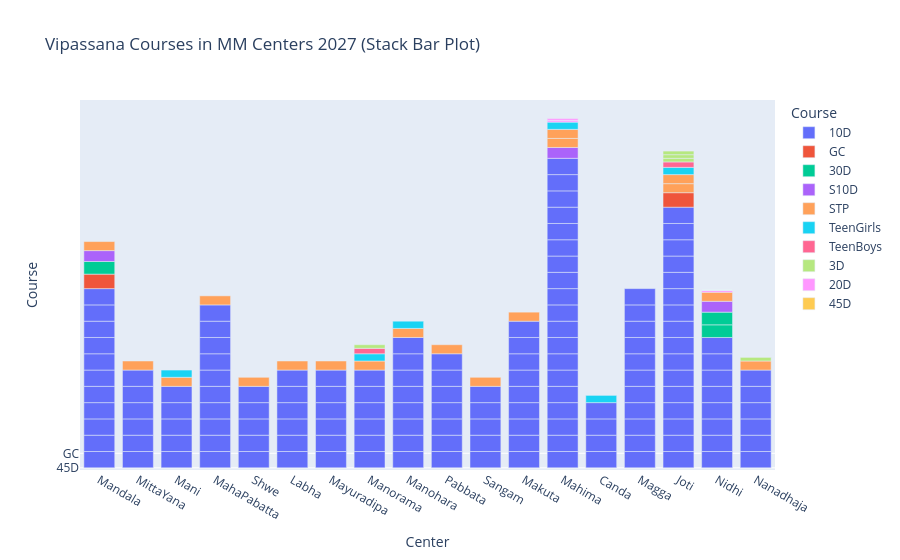

The code cell stored with this chart in its notebook:
### Code cell
import plotly.express as px
fig=px.bar(data,x='Center', y= 'Course',color='Course',title='Vipassana Courses in MM Centers 2027 (Stack Bar Plot)')
fig.show()

### Figure 1 — Plotly figure (JSON) as saved in the notebook; plotly's stock layout.template omitted (floating-point values rounded to 4 significant figures; data arrays with more than 128 entries replaced by an {"elided": "..."} marker saying what was removed)
{"data": [{"hovertemplate": "Course=%{y}<br>Center=%{x}<extra></extra>", "legendgroup": "10D", "marker": {"color": "#636efa", "pattern": {"shape": ""}}, "name": "10D", "orientation": "v", "showlegend": true, "textposition": "auto", "type": "bar", "x": {"elided": "148 str values"}, "xaxis": "x", "y": {"elided": "148 str values"}, "yaxis": "y"}, {"hovertemplate": "Course=%{y}<br>Center=%{x}<extra></extra>", "legendgroup": "GC", "marker": {"color": "#EF553B", "pattern": {"shape": ""}}, "name": "GC", "orientation": "v", "showlegend": true, "textposition": "auto", "type": "bar", "x": ["Mandala", "Joti"], "xaxis": "x", "y": ["GC", "GC"], "yaxis": "y"}, {"hovertemplate": "Course=%{y}<br>Center=%{x}<extra></extra>", "legendgroup": "30D", "marker": {"color": "#00cc96", "pattern": {"shape": ""}}, "name": "30D", "orientation": "v", "showlegend": true, "textposition": "auto", "type": "bar", "x": ["Mandala", "Nidhi", "Nidhi"], "xaxis": "x", "y": ["30D", "30D", "30D"], "yaxis": "y"}, {"hovertemplate": "Course=%{y}<br>Center=%{x}<extra></extra>", "legendgroup": "S10D", "marker": {"color": "#ab63fa", "pattern": {"shape": ""}}, "name": "S10D", "orientation": "v", "showlegend": true, "textposition": "auto", "type": "bar", "x": ["Mandala", "Mahima", "Nidhi"], "xaxis": "x", "y": ["S10D", "S10D", "S10D"], "yaxis": "y"}, {"hovertemplate": "Course=%{y}<br>Center=%{x}<extra></extra>", "legendgroup": "STP", "marker": {"color": "#FFA15A", "pattern": {"shape": ""}}, "name": "STP", "orientation": "v", "showlegend": true, "textposition": "auto", "type": "bar", "x": ["Mandala", "MittaYana", "Mani", "MahaPabatta", "Shwe", "Labha", "Mayuradipa", "Manorama", "Manohara", "Pabbata", "Sangam", "Makuta", "Mahima", "Mahima", "Joti", "Joti", "Nidhi", "Nanadhaja"], "xaxis": "x", "y": ["STP", "STP", "STP", "STP", "STP", "STP", "STP", "STP", "STP", "STP", "STP", "STP", "STP", "STP", "STP", "STP", "STP", "STP"], "yaxis": "y"}, {"hovertemplate": "Course=%{y}<br>Center=%{x}<extra></extra>", "legendgroup": "TeenGirls", "marker": {"color": "#19d3f3", "pattern": {"shape": ""}}, "name": "TeenGirls", "orientation": "v", "showlegend": true, "textposition": "auto", "type": "bar", "x": ["Mani", "Manorama", "Manohara", "Mahima", "Canda", "Joti"], "xaxis": "x", "y": ["TeenGirls", "TeenGirls", "TeenGirls", "TeenGirls", "TeenGirls", "TeenGirls"], "yaxis": "y"}, {"hovertemplate": "Course=%{y}<br>Center=%{x}<extra></extra>", "legendgroup": "TeenBoys", "marker": {"color": "#FF6692", "pattern": {"shape": ""}}, "name": "TeenBoys", "orientation": "v", "showlegend": true, "textposition": "auto", "type": "bar", "x": ["Manorama", "Joti"], "xaxis": "x", "y": ["TeenBoys", "TeenBoys"], "yaxis": "y"}, {"hovertemplate": "Course=%{y}<br>Center=%{x}<extra></extra>", "legendgroup": "3D", "marker": {"color": "#B6E880", "pattern": {"shape": ""}}, "name": "3D", "orientation": "v", "showlegend": true, "textposition": "auto", "type": "bar", "x": ["Manorama", "Joti", "Joti", "Joti", "Nanadhaja"], "xaxis": "x", "y": ["3D", "3D", "3D", "3D", "3D"], "yaxis": "y"}, {"hovertemplate": "Course=%{y}<br>Center=%{x}<extra></extra>", "legendgroup": "20D", "marker": {"color": "#FF97FF", "pattern": {"shape": ""}}, "name": "20D", "orientation": "v", "showlegend": true, "textposition": "auto", "type": "bar", "x": ["Mahima", "Mahima", "Nidhi"], "xaxis": "x", "y": ["20D", "20D", "20D"], "yaxis": "y"}, {"hovertemplate": "Course=%{y}<br>Center=%{x}<extra></extra>", "legendgroup": "45D", "marker": {"color": "#FECB52", "pattern": {"shape": ""}}, "name": "45D", "orientation": "v", "showlegend": true, "textposition": "auto", "type": "bar", "x": ["Nidhi", "Nidhi"], "xaxis": "x", "y": ["45D", "45D"], "yaxis": "y"}], "layout": {"barmode": "relative", "legend": {"title": {"text": "Course"}, "tracegroupgap": 0}, "title": {"text": "Vipassana Courses in MM Centers 2027 (Stack Bar Plot)"}, "xaxis": {"anchor": "y", "domain": [0, 1], "title": {"text": "Center"}}, "yaxis": {"anchor": "x", "categoryarray": ["45D", "20D", "3D", "TeenBoys", "TeenGirls", "STP", "S10D", "30D", "GC", "10D"], "categoryorder": "array", "domain": [0, 1], "title": {"text": "Course"}}}}
